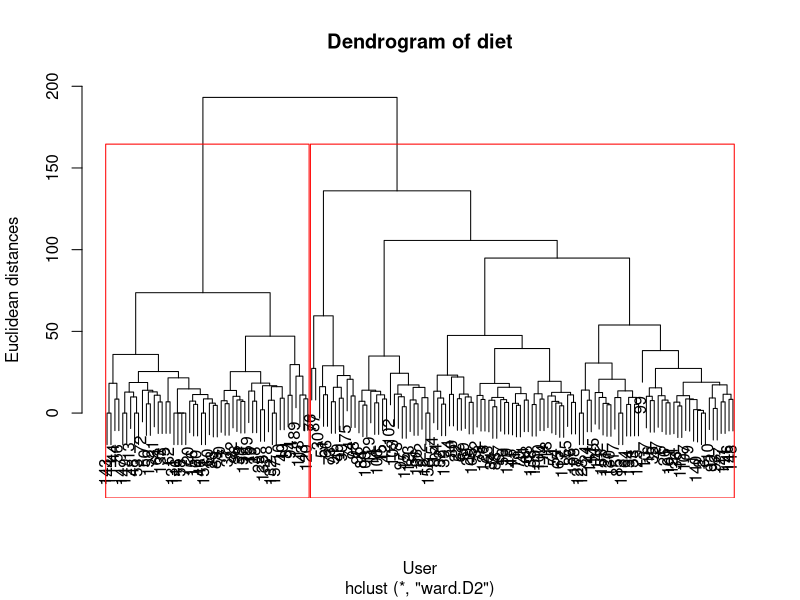
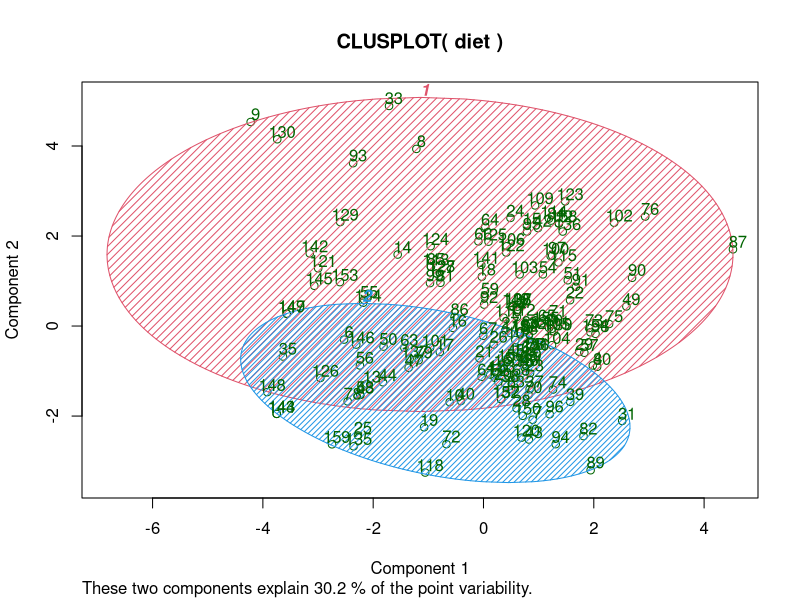
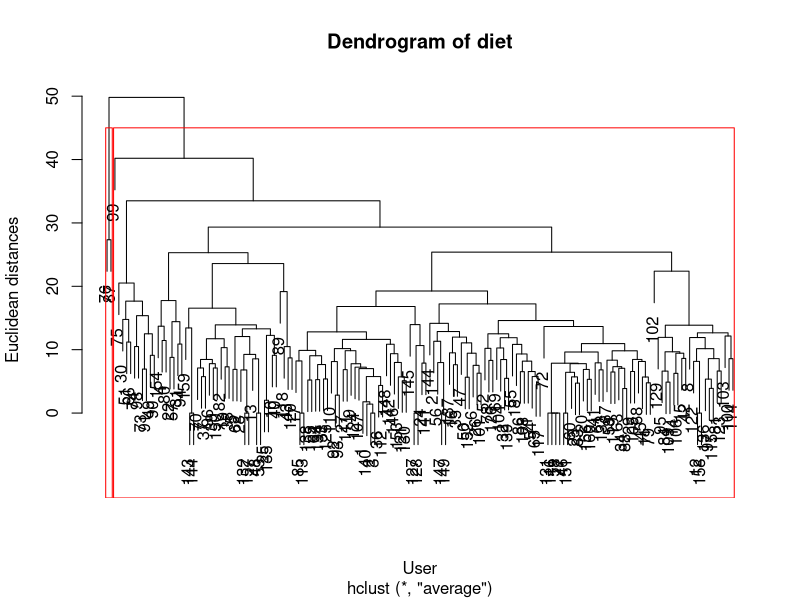
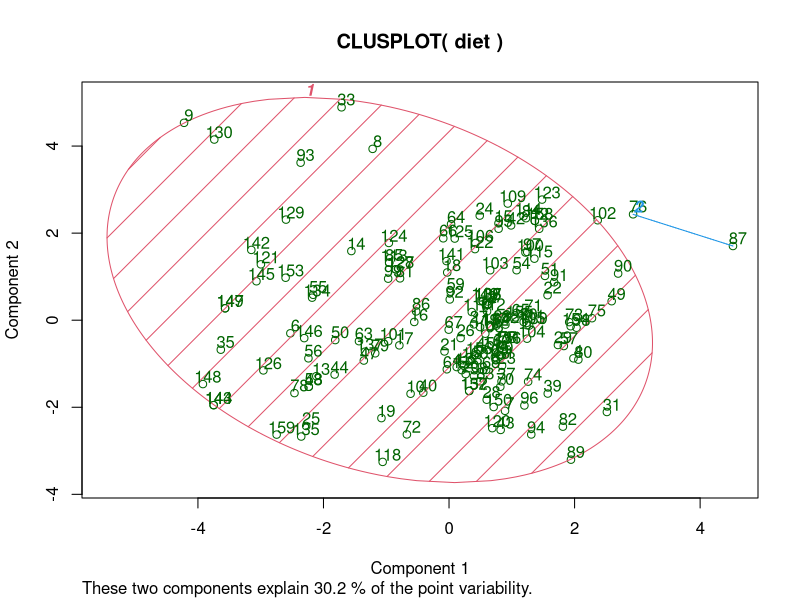
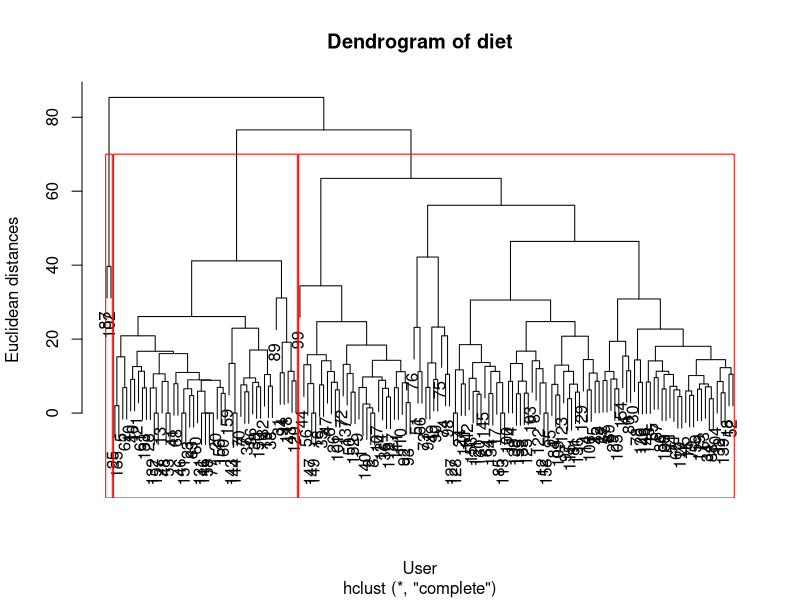
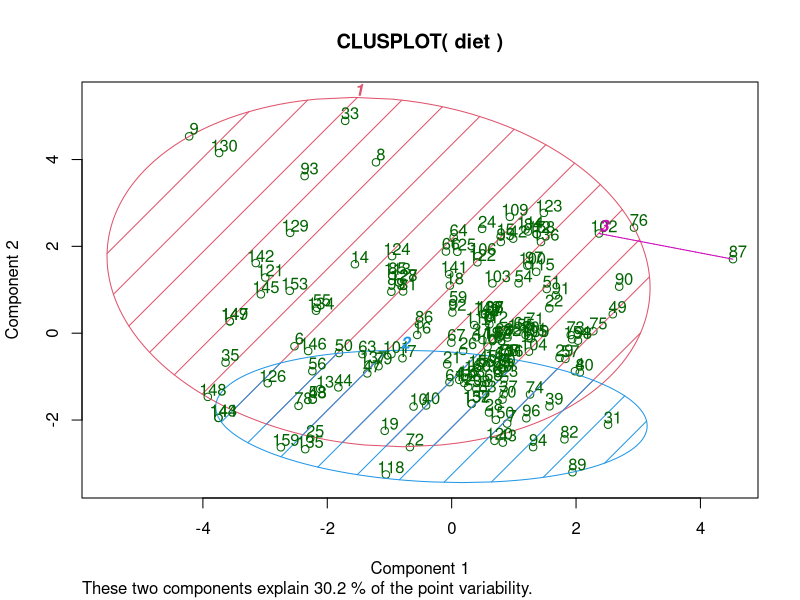
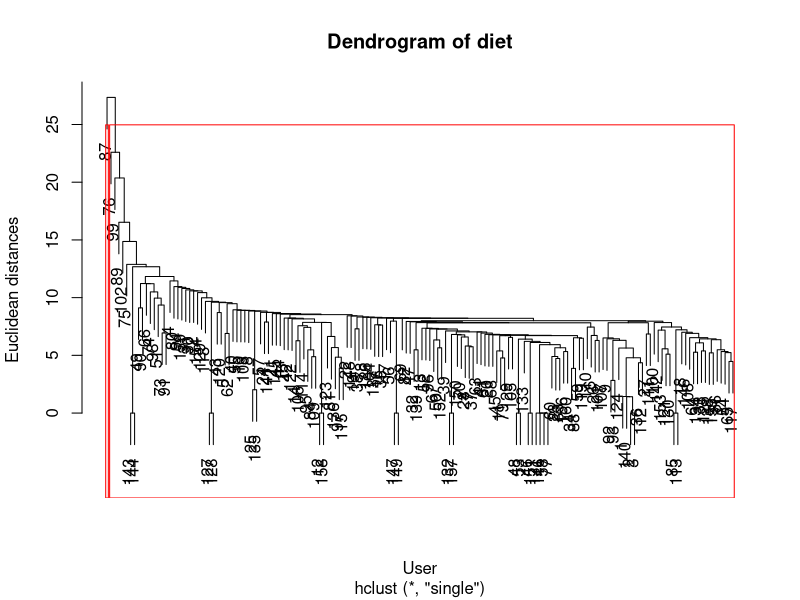
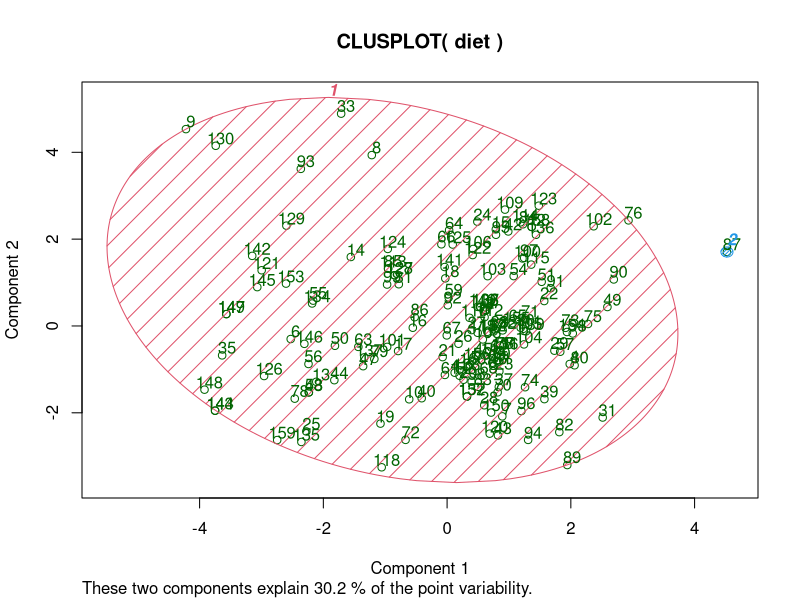

The R script that drew these images, in order:
setwd("D:/MS/SEM 3/MVDA/Exercises/MVDA-Cluster-Analysis")

diet = read.csv("Cluster_Analysis_Survey.csv", header = TRUE, sep = ",")

##################### Data preprocssing  ####################

names(diet)
# diet = cbind(diet[,2:3], diet[,5:length(diet)])

# removed timestamp and empty column
diet = diet[, -1]
diet = diet[, -3]

# impute geneder 'prefer not to say' to 'female
diet[9,length(diet)] = 'Female'

diet$region = diet$Which.Region.do.you.belong.to.
diet$age = diet$How.old.are.you...years.completed.
diet$height = diet$What.is.your.height...in.cm.
diet$weight = diet$What.is.your.weight...in.Kg.
diet$meals_per_day = diet$How.many.times.do.you.eat.in.a.day..
diet$fruits = diet$How.many.days.in.a.week.do.you.eat.fruits.
diet$meat = diet$How.many.days.in.a.week.do.you.eat.meat.
diet$dairy = diet$How.many.days.in.a.week.do.you.eat.dairy.products.
diet$sweets = diet$How.many.days.in.a.week.do.you.eat.sweets.
diet$fast_food = diet$How.many.days.in.a.week.do.you.eat.fast.food.
diet$skip_breakfast = diet$How.many.days.in.a.week.do.you.skip.breakfast.
diet$alcohol = diet$How.many.days.in.a.week.do.you.consume.alcoholic.beverages.
diet$main_meal = diet$Most.frequent.source.of.your.main.meal..
diet$geneder = diet$What.is.your.gender..1

attach(diet)

# delete old columns
diet = diet[, -c(1:14)]

# impute 'most frequent meal' Eggs => Home Cooked
diet$main_meal = as.character(diet$main_meal)
diet$main_meal = replace(diet$main_meal, diet$main_meal == 'Eggs', 'Home cooked')

nrow(diet)
region1 = seq(0, 0, length.out = nrow(diet))
region2 = seq(0, 0, length.out = nrow(diet))

region1[diet$region=='Asia'] = 1
region1[diet$region=='Europe'] = 0
region1[diet$region=='Other'] = 0

region2[diet$region=='Asia'] = 0
region2[diet$region=='Europe'] = 1
region2[diet$region=='Other'] = 0

diet$region1 = region1
diet$region2 = region2

diet$geneder = as.character(diet$geneder)
diet$geneder = replace(diet$geneder, diet$geneder == 'Male', '0')
diet$geneder = replace(diet$geneder, diet$geneder == 'Female' , '1')
diet$geneder = as.factor(diet$geneder)

# diet$geneder[is.na(diet$geneder)] = 0

main_meal1 = seq(0, 0, length.out = nrow(diet))
main_meal2 = seq(0, 0, length.out = nrow(diet))

main_meal1[diet$main_meal == 'Home cooked'] = 1
main_meal1[diet$main_meal == 'Pre-cooked/microwave'] = 0
main_meal1[diet$main_meal == 'Canteen'] = 0

main_meal2[diet$main_meal == 'Home cooked'] = 0
main_meal2[diet$main_meal == 'Pre-cooked/microwave'] = 1
main_meal2[diet$main_meal == 'Canteen'] = 0

diet$main_meal1 = main_meal1
diet$main_meal2 = main_meal2

diet = diet[, -1]
diet = diet[, -12]

# convert meals_per_day '6 or more' to 6
diet$meals_per_day = as.character(diet$meals_per_day)
diet$meals_per_day = replace(diet$meals_per_day, diet$meals_per_day == '6 or more', '6')

diet$meals_per_day = as.factor(diet$meals_per_day)
diet$geneder = as.factor(diet$geneder)
# typeof(diet$geneder)

# BMI calculation 
bmi = seq(0, 0, length.out = nrow(diet))
bmi = diet$weight / ((diet$height / 100) ^ 2)
diet$bmi = bmi


################## Cluster Analaysis - Hierarchical ####################

# Here the analysis has been done with distance methpd 'euclidean'

# Ward hierarchical clustering

# Using the dendrogram to find the optimal number of clusters
dendrogram = hclust(d = dist(diet, method = 'euclidean'), method = 'ward.D2')
plot(dendrogram,
     main = paste('Dendrogram of diet'),
     xlab = 'User',
     ylab = 'Euclidean distances')

# Fitting Hierarchical Clustering to the diet
hc = hclust(d = dist(diet, method = 'euclidean'), method = 'ward.D2')
y_hc = cutree(hc, 2)
rect.hclust(hc, k = 2, border = "red")

# Visualising the clusters
library(cluster)
clusplot(diet,
         y_hc,
         lines = 0,
         shade = TRUE,
         color = TRUE,
         labels= 2,
         plotchar = FALSE,
         span = TRUE)


# Avg hierarchical clustering

dendrogram_avg = hclust(d = dist(diet, method = 'euclidean'), method = 'average')
plot(dendrogram_avg,
     main = paste('Dendrogram of diet'),
     xlab = 'User',
     ylab = 'Euclidean distances')

# Fitting Hierarchical Clustering to the diet
hc_avg = hclust(d = dist(diet, method = 'euclidean'), method = 'average')
y_hc_avg = cutree(hc_avg, 2)
rect.hclust(hc_avg, k = 2, border = "red")

# Visualising the clusters
library(cluster)
clusplot(diet,
         y_hc_avg,
         lines = 0,
         shade = TRUE,
         color = TRUE,
         labels= 2,
         plotchar = FALSE,
         span = TRUE)


# Complete hierarchical clustering

dendrogram_max = hclust(d = dist(diet, method = 'euclidean'), method = 'complete')
plot(dendrogram_max,
     main = paste('Dendrogram of diet'),
     xlab = 'User',
     ylab = 'Euclidean distances')

# Fitting Hierarchical Clustering to the diet
hc_max = hclust(d = dist(diet, method = 'euclidean'), method = 'complete')
y_hc_max = cutree(hc_max, 3)
rect.hclust(hc_max, k = 3, border = "red")

# Visualising the clusters
library(cluster)
clusplot(diet,
         y_hc_max,
         lines = 0,
         shade = TRUE,
         color = TRUE,
         labels= 2,
         plotchar = FALSE,
         span = TRUE)


# Single hierarchical clustering

dendrogram_min = hclust(d = dist(diet, method = 'euclidean'), method = 'single')
plot(dendrogram_min,
     main = paste('Dendrogram of diet'),
     xlab = 'User',
     ylab = 'Euclidean distances')

# Fitting Hierarchical Clustering to the diet
hc_min = hclust(d = dist(diet, method = 'euclidean'), method = 'single')
y_hc_min = cutree(hc_min, 2)
rect.hclust(hc_min, k = 2, border = "red")

# Visualising the clusters
library(cluster)
clusplot(diet,
         y_hc_min,
         lines = 0,
         shade = TRUE,
         color = TRUE,
         labels= 2,
         plotchar = FALSE,
         span = TRUE)


# Here the analysis has been done with distance methpd 'minkowski'

# Ward hierarchical clustering

# Using the dendrogram to find the optimal number of clusters
dendrogram = hclust(d = dist(diet, method = 'minkowski'), method = 'ward.D2')
plot(dendrogram,
     main = paste('Dendrogram of diet'),
     xlab = 'User',
     ylab = 'Euclidean distances')

# Fitting Hierarchical Clustering to the diet
hc = hclust(d = dist(diet, method = 'minkowski'), method = 'ward.D2')
y_hc = cutree(hc, 2)
rect.hclust(hc, k = 2, border = "red")

# Visualising the clusters
library(cluster)
clusplot(diet,
         y_hc,
         lines = 0,
         shade = TRUE,
         color = TRUE,
         labels= 2,
         plotchar = FALSE,
         span = TRUE)


# Avg hierarchical clustering

dendrogram_avg = hclust(d = dist(diet, method = 'minkowski'), method = 'average')
plot(dendrogram_avg,
     main = paste('Dendrogram of diet'),
     xlab = 'User',
     ylab = 'Euclidean distances')

# Fitting Hierarchical Clustering to the diet
hc_avg = hclust(d = dist(diet, method = 'minkowski'), method = 'average')
y_hc_avg = cutree(hc_avg, 2)
rect.hclust(hc_avg, k = 2, border = "red")

# Visualising the clusters
library(cluster)
clusplot(diet,
         y_hc_avg,
         lines = 0,
         shade = TRUE,
         color = TRUE,
         labels= 2,
         plotchar = FALSE,
         span = TRUE)


# Complete hierarchical clustering

dendrogram_max = hclust(d = dist(diet, method = 'minkowski'), method = 'complete')
plot(dendrogram_max,
     main = paste('Dendrogram of diet'),
     xlab = 'User',
     ylab = 'Euclidean distances')

# Fitting Hierarchical Clustering to the diet
hc_max = hclust(d = dist(diet, method = 'minkowski'), method = 'complete')
y_hc_max = cutree(hc_max, 3)
rect.hclust(hc_max, k = 3, border = "red")

# Visualising the clusters
library(cluster)
clusplot(diet,
         y_hc_max,
         lines = 0,
         shade = TRUE,
         color = TRUE,
         labels= 2,
         plotchar = FALSE,
         span = TRUE)


# Single hierarchical clustering

dendrogram_min = hclust(d = dist(diet, method = 'minkowski'), method = 'single')
plot(dendrogram_min,
     main = paste('Dendrogram of diet'),
     xlab = 'User',
     ylab = 'Euclidean distances')

# Fitting Hierarchical Clustering to the diet
hc_min = hclust(d = dist(diet, method = 'minkowski'), method = 'single')
y_hc_min = cutree(hc_min, 2)
rect.hclust(hc_min, k = 2, border = "red")

# Visualising the clusters
library(cluster)
clusplot(diet,
         y_hc_min,
         lines = 0,
         shade = TRUE,
         color = TRUE,
         labels= 2,
         plotchar = FALSE,
         span = TRUE)


################## Cluster Analaysis - k means ####################
# removal of main_meal
# diet = diet[,-15]
# diet = diet[,-15]

# Using the elbow method to find the optimal number of clusters
set.seed(6)
wcss = vector()
for (i in 1:10) wcss[i] = sum(kmeans(diet, i)$withinss)
plot(1:10,
     wcss,
     type = 'b',
     main = paste('The Elbow Method'),
     xlab = 'Number of clusters',
     ylab = 'WCSS')

# Fitting K-Means to the diet
set.seed(29)
kmeans = kmeans(x = diet, centers = 2)
y_kmeans = kmeans$cluster

# Visualising the clusters
library(cluster)
clusplot(diet,
         y_kmeans,
         lines = 0,
         shade = TRUE,
         color = TRUE,
         labels = 2,
         plotchar = FALSE,
         span = TRUE,
         main = paste('Clusters of all people'))



############# cluster analysis for group1 => sweets, weight ###############

group1 = cbind(diet$sweets, diet$weight)

####### kmeans

# Using the elbow method to find the optimal number of clusters
set.seed(6)
wcss_group1 = vector()
for (i in 1:10) wcss_group1[i] = sum(kmeans(group1, i)$withinss)
plot(1:10,
     wcss_group1,
     type = 'b',
     main = paste('The Elbow Method'),
     xlab = 'Number of clusters',
     ylab = 'WCSS')

# Fitting K-Means to the group1
set.seed(29)
kmeans_group1 = kmeans(x = group1, centers = 2)
y_kmeans_group1 = kmeans_group1$cluster

# Visualising the clusters
library(cluster)
clusplot(group1,
         y_kmeans_group1,
         lines = 0,
         shade = TRUE,
         color = TRUE,
         labels = 2,
         plotchar = FALSE,
         span = TRUE,
         main = paste('Clusters of people eating sweets no. of days in a week vs their weight'),
         xlab = 'Sweets',
         ylab = 'Weight')

####### Hierarchical

# Using the dendrogram to find the optimal number of clusters
dendrogram_group1 = hclust(d = dist(group1, method = 'euclidean'), method = 'ward.D2')
plot(dendrogram_group1,
     main = paste('Dendrogram of group1'),
     xlab = 'User',
     ylab = 'Euclidean distances')

# Fitting Hierarchical Clustering to the group1
hc_group1 = hclust(d = dist(group1, method = 'euclidean'), method = 'ward.D2')
y_hc_group1 = cutree(hc_group1, 2)
rect.hclust(hc_group1, k = 2, border = "red")

# Visualising the clusters
library(cluster)
clusplot(group1,
         y_hc_group1,
         lines = 0,
         shade = TRUE,
         color = TRUE,
         labels= 2,
         plotchar = FALSE,
         span = TRUE,
         main = paste('Clusters of people eating sweets no. of day in a week vs their weight'),
         xlab = 'Sweets',
         ylab = 'Weight')



############# cluster analysis for group2 => gender, bmi ###############

group2 = cbind(diet$geneder, diet$bmi)

####### kmeans

# Using the elbow method to find the optimal number of clusters
set.seed(6)
wcss_group2 = vector()
for (i in 1:10) wcss_group2[i] = sum(kmeans(group2, i)$withinss)
plot(1:10,
     wcss_group2,
     type = 'b',
     main = paste('The Elbow Method'),
     xlab = 'Number of clusters',
     ylab = 'WCSS')

# Fitting K-Means to the group1
set.seed(29)
kmeans_group2 = kmeans(x = group2, centers = 2)
y_kmeans_group2 = kmeans_group2$cluster

# Visualising the clusters
library(cluster)
clusplot(group2,
         y_kmeans_group2,
         lines = 0,
         shade = TRUE,
         color = TRUE,
         labels = 2,
         plotchar = FALSE,
         span = TRUE,
         main = paste('Clusters of gender vs bmi'),
         xlab = 'Gender',
         ylab = 'Weight')

####### Hierarchical

# Using the dendrogram to find the optimal number of clusters
dendrogram_group2 = hclust(d = dist(group2, method = 'euclidean'), method = 'ward.D2')
plot(dendrogram_group2,
     main = paste('Dendrogram of group2'),
     xlab = 'User',
     ylab = 'Euclidean distances')

# Fitting Hierarchical Clustering to the group1
hc_group2 = hclust(d = dist(group2, method = 'euclidean'), method = 'ward.D2')
y_hc_group2 = cutree(hc_group2, 2)
rect.hclust(hc_group2, k = 2, border = "red")

# Visualising the clusters
library(cluster)
clusplot(group2,
         y_hc_group2,
         lines = 0,
         shade = TRUE,
         color = TRUE,
         labels= 2,
         plotchar = FALSE,
         span = TRUE,
         main = paste('Clusters of gender vs bmi'),
         xlab = 'Gender',
         ylab = 'BMI')



############# cluster analysis for group3 => meals_per_day, bmi ###############

group3 = cbind(diet$meals_per_day, diet$bmi)

group3_kmeans_clust = kmeans(group3, 5)
clusplot(group3, group3_kmeans_clust$cluster, color = TRUE, shade = TRUE, labels = 2, lines = 0)

wcss = vector()
for (i in 1:20) wcss[i] = sum(kmeans(group3, i)$withinss)
plot(1:20, wcss, type = 'b', main = paste('The Elbow Method'), xlab = 'Number of clusters', ylab = 'WCSS')

